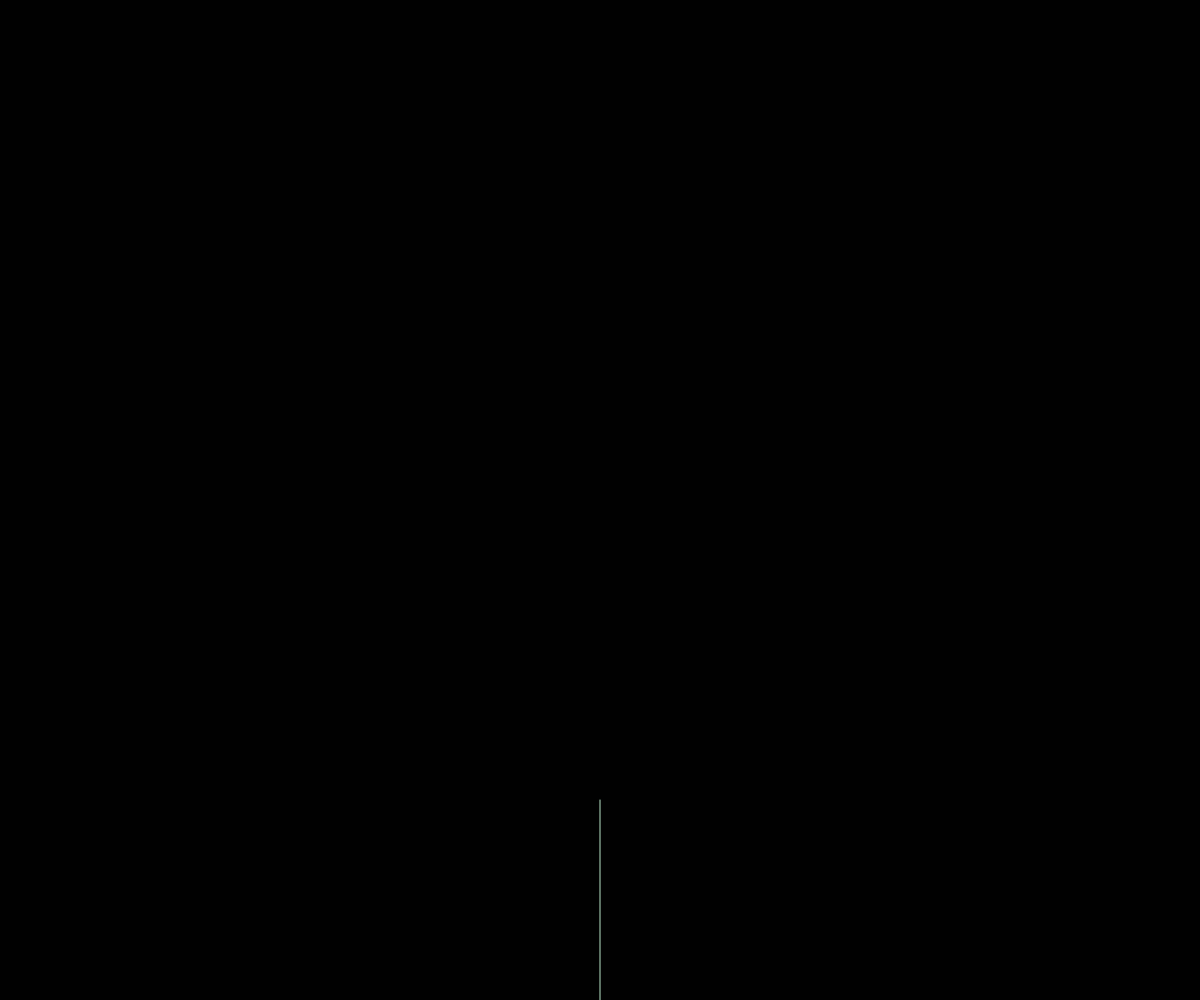
Frame 1 (no input)
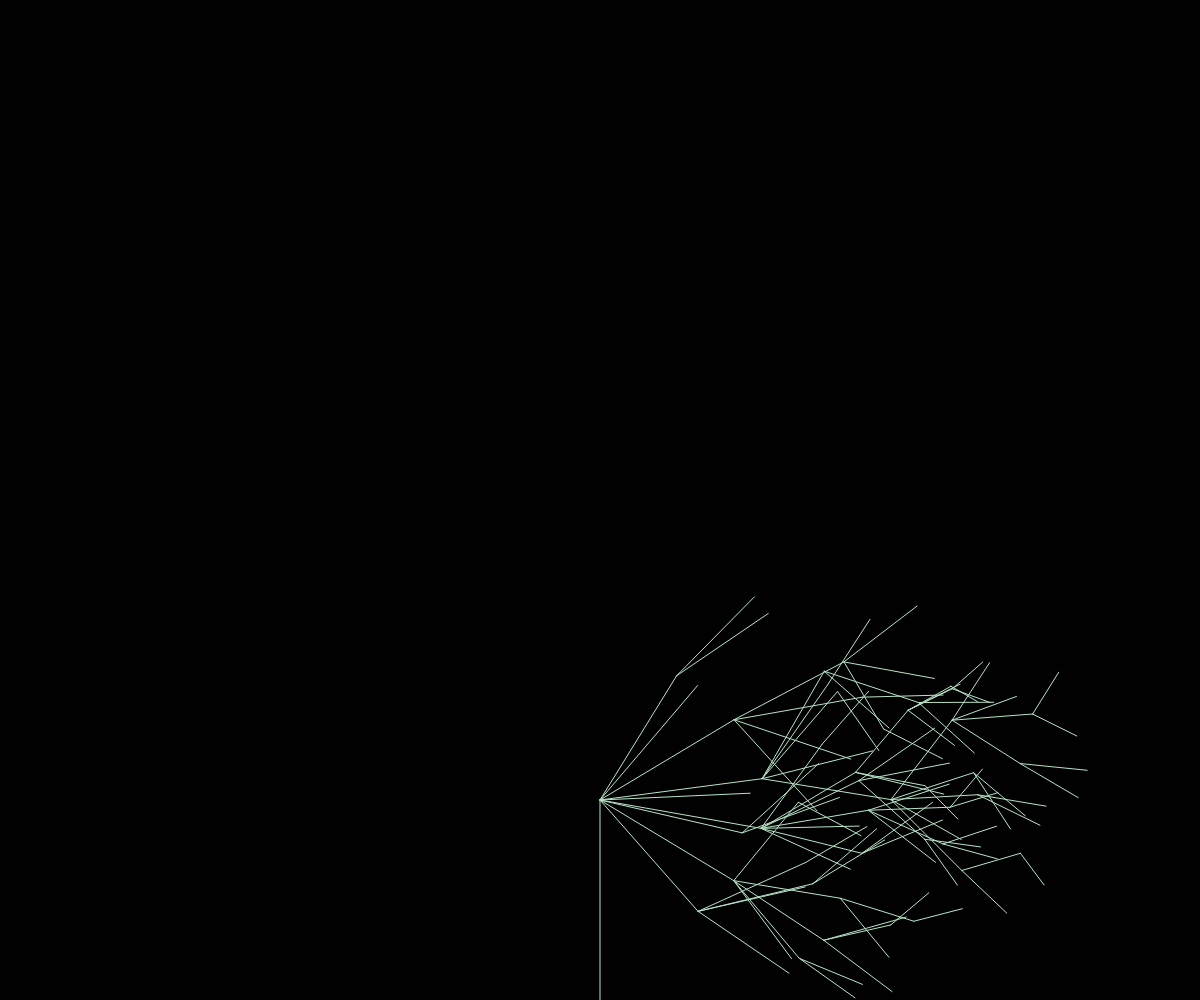
Frame 60 (no input)
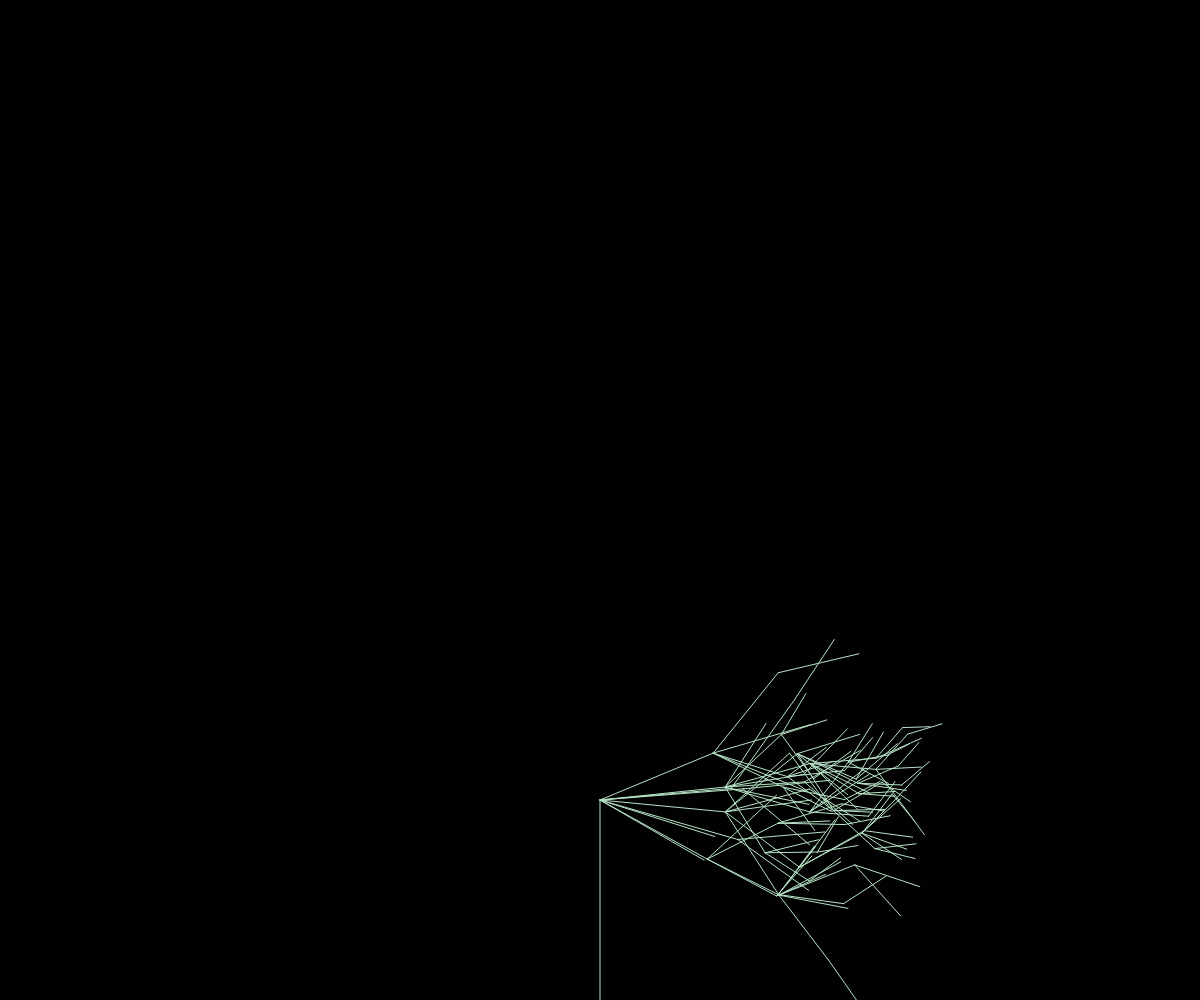
Frame 120 (the mouse pressed at the canvas centre since frame 60)

The p5.js sketch that drew these frames (run headless with seeded random() and noise() and a simulated clock; from frame 60 on, the mouse is pressed at the canvas centre):

// p5.js sketch
// ── sketch.js
let branches = [];

function setup() {
  createCanvas(windowWidth, windowHeight);
  stroke('#b7e4c7');
  noFill();
  initLifeform();
}

function draw() {
  background('#010101');
  branches.forEach((b) => line(b.x1, b.y1, b.x2, b.y2));
  growLifeform();
}

function initLifeform() {
  branches = [{ x1: width * 0.5, y1: height, x2: width * 0.5, y2: height * 0.8, depth: 0 }];
}

function growLifeform() {
  const newBranches = [];
  branches.forEach((b) => {
    if (b.depth > 6) return;
    const angle = random(-PI / 3, PI / 3);
    const len = dist(b.x1, b.y1, b.x2, b.y2) * random(0.6, 0.85);
    const nx = b.x2 + cos(angle) * len;
    const ny = b.y2 - sin(angle) * len;
    newBranches.push({ x1: b.x2, y1: b.y2, x2: nx, y2: ny, depth: b.depth + 1 });
    if (random() > 0.5) {
      const angle2 = random(-PI / 3, PI / 3);
      const nx2 = b.x2 + cos(angle2) * len;
      const ny2 = b.y2 - sin(angle2) * len;
      newBranches.push({ x1: b.x2, y1: b.y2, x2: nx2, y2: ny2, depth: b.depth + 1 });
    }
  });
  branches = branches.concat(newBranches);
  if (branches.length > 2000) initLifeform();
}

function mousePressed() {
  initLifeform();
}

function windowResized() {
  resizeCanvas(windowWidth, windowHeight);
  initLifeform();
}
